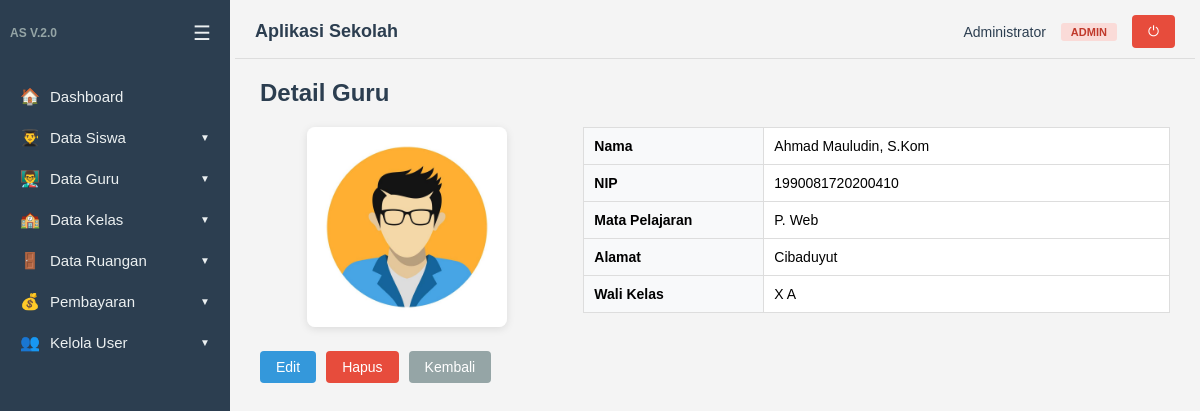
Page /guru/detail.php?id=1 (signed in) on the committed database.
### tables this page shows
CREATE TABLE `datakelas` (
  `id_kelas` int(11) NOT NULL,
  `namakelas` varchar(100) NOT NULL,
  `tingkat` enum('X','XI','XII') NOT NULL,
  `tahunajaran` varchar(20) NOT NULL,
  `idguru` int(11) DEFAULT NULL,
  `idsiswa` int(11) DEFAULT NULL,
  `idruang` int(11) DEFAULT NULL
);

CREATE TABLE `dataguru` (
  `id` int(5) NOT NULL,
  `nama` varchar(50) NOT NULL,
  `nip` varchar(20) NOT NULL,
  `mapel` varchar(50) NOT NULL,
  `alamat` varchar(100) DEFAULT NULL,
  `foto` varchar(100) DEFAULT NULL
);

### auth.php (called while the page is built, shortened)
<?php
if (!function_exists('isLoggedIn')) {
    function isLoggedIn()
    {
        return isset($_SESSION['user_id']);
    }
}
if (!function_exists('hasRole')) {
    function hasRole($roles)
    {
        $userRole = $_SESSION['role'];
        if (is_array($roles)) {
            return in_array($userRole, $roles);
        }
        return $userRole === $roles;
    }
}

### guru/detail.php (the view, shortened to what this page needs)
<?php
include dirname(__DIR__) . '/auth.php';
$id = isset($_GET['id']) ? (int)$_GET['id'] : 0;
$query = "SELECT g.*, k.namakelas
          FROM dataguru g
          LEFT JOIN datakelas k ON g.id = k.idguru
          WHERE g.id = $id";
$data = mysqli_query($koneksi, $query);
$guru = mysqli_fetch_assoc($data);
include dirname(__DIR__) . '/layout/header.php';
?>
<h2>Detail Guru</h2>
<div style="display: flex; gap: 30px; flex-wrap: wrap; margin-bottom: 20px;">
    <div style="flex: 1; min-width: 200px; text-align: center;">
        <img src="<?= BASE_URL; ?>/uploads/foto_guru/<?= $guru['foto'] ?>" width="200" style="border-radius:8px; box-shadow:0 2px 8px rgba(0,0,0,.1);">
    </div>
    <div style="flex: 2; min-width: 300px;">
        <table style="width:100%; border-collapse:collapse;">
            <tr>
                <td style="padding:10px; font-weight:bold; width:180px; background:#f8f9fa;">Nama</td>
                <td style="padding:10px;"><?= htmlspecialchars($guru['nama']) ?></td>
            </tr>
            <tr>
                <td style="padding:10px; font-weight:bold; background:#f8f9fa;">NIP</td>
                <td style="padding:10px;"><?= htmlspecialchars($guru['nip']) ?></td>
            </tr>
            <tr>
                <td style="padding:10px; font-weight:bold; background:#f8f9fa;">Mata Pelajaran</td>
                <td style="padding:10px;"><?= htmlspecialchars($guru['mapel']) ?></td>
            </tr>
            <tr>
                <td style="padding:10px; font-weight:bold; background:#f8f9fa;">Alamat</td>
                <td style="padding:10px;"><?= htmlspecialchars($guru['alamat']) ?></td>
            </tr>
            <tr>
                <td style="padding:10px; font-weight:bold; background:#f8f9fa;">Wali Kelas</td>
                <td style="padding:10px;"><?= htmlspecialchars($guru['namakelas'] ?? '-') ?></td>
            </tr>
        </table>
    </div>
</div>
<div style="display: flex; gap: 10px;">
    <?php if (hasRole('admin')): ?>
    <a class="btn" href="edit.php?id=<?= $guru['id'] ?>">Edit</a>
    <a class="btn btn-danger" href="hapus.php?id=<?= $guru['id'] ?>" onclick="return confirm('Yakin ingin menghapus?')">Hapus</a>
    <?php endif; ?>
    <a class="btn" href="tampil.php" style="background:#95a5a6;">Kembali</a>
</div>
<?php include dirname(__DIR__) . '/layout/footer.php'; ?>

### layout/header.php (style rules this page uses)
* { box-sizing: border-box; margin: 0; padding: 0; }
body { font-family: Arial, Helvetica, sans-serif; background: #f4f4f4; display: flex; min-height: 100vh; }
h2 { margin-bottom: 20px; color: #2c3e50; }
table { border-collapse: collapse; width: 100%; background: #fff; margin-bottom: 15px; }
table th, table td { border: 1px solid #ddd; padding: 9px 12px; text-align: left; font-size: 14px; }
.btn { display: inline-block; background: #3498db; color: #fff; border: 0; padding: 8px 16px; border-radius: 4px; cursor: pointer; text-decoration: none; font-size: 14px; }
.btn-danger { background: #e74c3c; }

### rows in the picture
datakelas: idguru.foto (picture), idguru.nama "Ahmad Mauludin, S.Kom", idguru.nip "1990081720200410", idguru.mapel "P. Web", idguru.alamat "Cibaduyut", namakelas "X A"

### other values in the picture
$item['icon'] "🏠"
$item['label'] "Dashboard"
$item['icon'] "👨‍🎓"
$item['label'] "Data Siswa"
$item['icon'] "👨‍🏫"
$item['label'] "Data Guru"
$item['icon'] "🏫"
$item['label'] "Data Kelas"
$item['icon'] "🚪"
$item['label'] "Data Ruangan"
$item['icon'] "💰"
$item['label'] "Pembayaran"
$item['icon'] "👥"
$item['label'] "Kelola User"
$user['nama_lengkap'] "Administrator"
